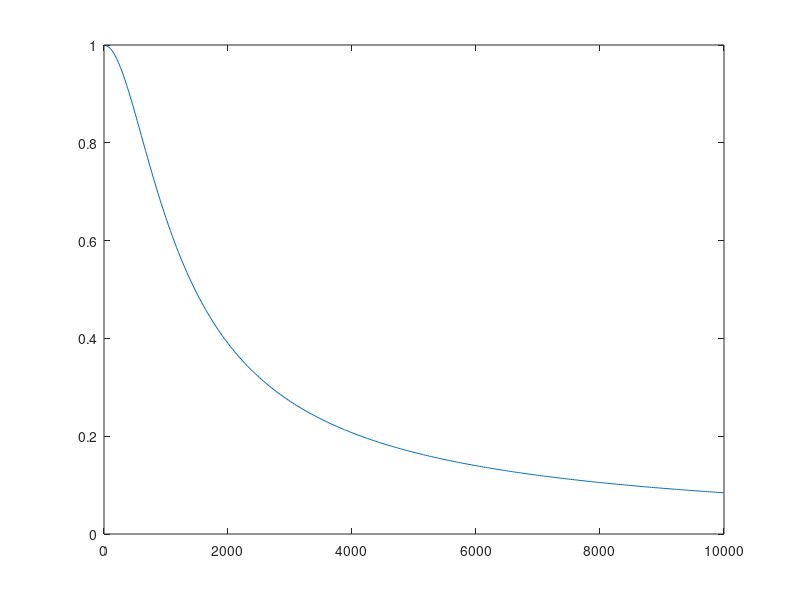

Reproduce this figure in MATLAB.
#!/usr/bin/octave

%set values for our filter
R1=400;
C1=470e-9;

%transfer function for nth order sallenkey with gain
function out = H(w,R1,C1)
    s=i*w;
    xc = 1./(s*C1);
    tempout = xc./(xc + R1);
    out=tempout;
endfunction

%frequency plotting range with 500 data points
f = linspace(0,10e3,300);

%do some plotting
grid on
xlabel('Frequency (Hz)')
ylabel('Attenuation (dB)')
%highlight plot points of interest with red circle
plot(f,(abs(H(f*2*pi,R1,C1))))
%plot(14e6,-20*log10(abs(H(14e6*2*pi,R1,C1))),'ro')
%plot(60e6,-20*log10(abs(H(60e6*2*pi,R1,C1))),'ro')
pause
